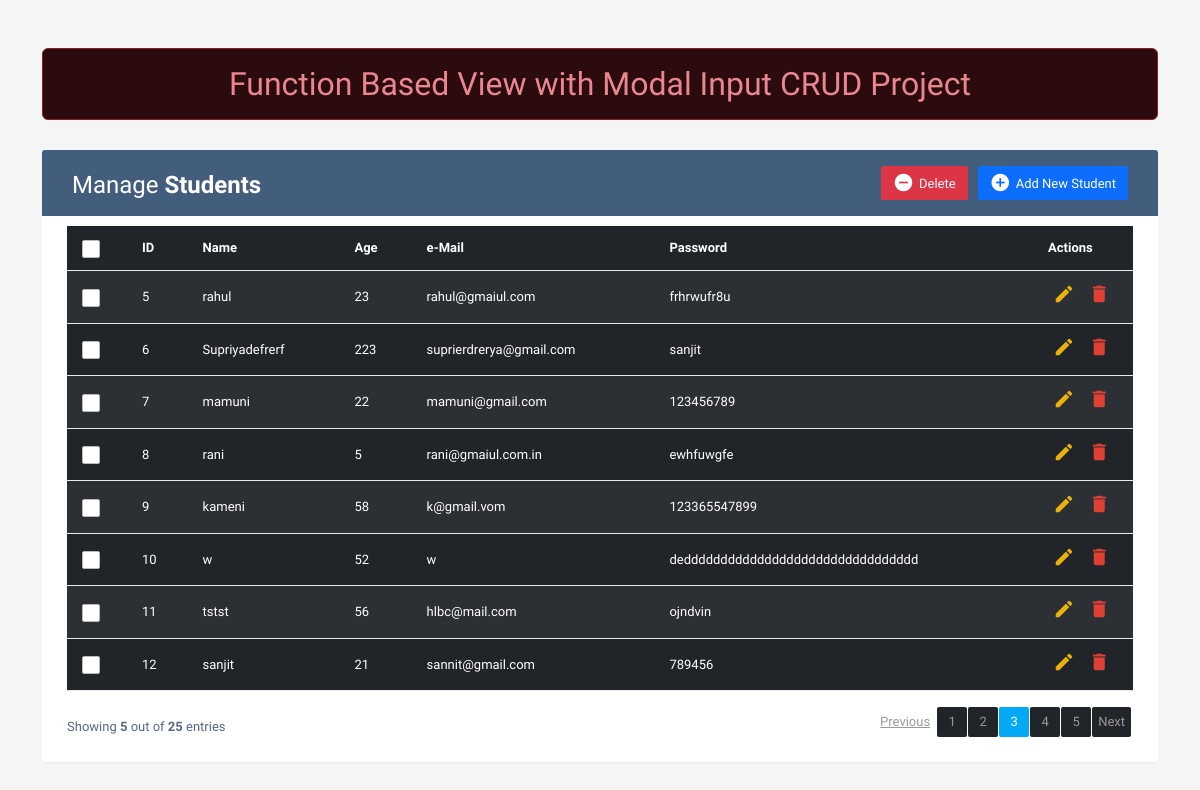
The page / on the database its author committed.
### Modal_app/models.py (models this page shows)
class Student(models.Model):
    ID = models.AutoField(primary_key=True)
    Name  = models.CharField(max_length=100)
    Age = models.IntegerField()
    E_mail = models.EmailField(max_length=100)
    password = models.CharField(max_length=100)

### Modal_app/views.py (the view)
# urls.py: 2. Add a URL to urlpatterns:  path('', views.home, name='home')
def home(request):
    stu_obj = Student.objects.all()
    return render(request,'Modal_app/registration.html' ,{'stu':stu_obj})

### Modal_app/templates/Modal_app/registration.html (shortened to what this page needs)
{% extends 'Modal_app/base.html' %}
{% block content %}
{% load static %}
<div class="table-wrapper">
    <div class="table-title">
        <div class="row">
            <div class="col-sm-6">
                <h2>Manage <b>Students</b></h2>
            </div>
            <div class="col-sm-6">
                <a href="#addStudentModal" class="btn btn-primary" data-bs-toggle="modal"><i class="material-icons">&#xE147;</i> <span>Add New Student</span></a>
                <a href="#deleteEmployeeModal" class="btn btn-danger" data-bs-toggle="modal"><i class="material-icons">&#xE15C;</i> <span>Delete</span></a>
            </div>
        </div>
    </div>
    <table class="table table-striped table-hover">
        <thead>
            <tr>
                <th>
                    <span class="custom-checkbox">
                        <label for="selectAll"></label>
                    </span>
                </th>
                <th scope="col">ID</th>
                <th scope="col">Name</th>
                <th scope="col">Age</th>
                <th scope="col">e-Mail</th>
                <th scope="col">Password</th>
                <th scope="col">Actions</th>
            </tr>
        </thead>
        <tbody>
            {% for obj_elm in stu %}
            <tr>
                <td>
                    <span class="custom-checkbox">
                        <label for="checkbox1"></label>
                    </span>
                </td>
                <td>{{obj_elm.ID}}</td>
                <td>{{obj_elm.Name}}</td>
                <td>{{obj_elm.Age}}</td>
                <td>{{obj_elm.E_mail}}</td>
                <td>{{obj_elm.password}}</td>
                <td>
                    <a href="#editStudentModal-{{forloop.counter}}" class="edit" data-bs-toggle="modal"><i class="material-icons" data-toggle="tooltip" title="Edit">&#xE254;</i></a>
                    <a href="#deleteStudentModal-{{forloop.counter}}" class="delete" data-bs-toggle="modal"><i class="material-icons" data-toggle="tooltip" title="Delete">&#xE872;</i></a>
                </td>
            </tr>
            {% endfor %}
        </tbody>
    </table>
    <div class="clearfix">
        <div class="hint-text">Showing <b>5</b> out of <b>25</b> entries</div>
        <ul class="pagination">
            <li class="page-item disabled"><a href="#">Previous</a></li>
            <li class="page-item"><a href="#" class="page-link">1</a></li>
            <li class="page-item"><a href="#" class="page-link">2</a></li>
            <li class="page-item active"><a href="#" class="page-link">3</a></li>
            <li class="page-item"><a href="#" class="page-link">4</a></li>
            <li class="page-item"><a href="#" class="page-link">5</a></li>
            <li class="page-item"><a href="#" class="page-link">Next</a></li>
        </ul>
    </div>
</div>
{% endblock content %}

### Modal_app/static/Modal_app/css/custom.css (style rules this page uses)
body { color: #566787; background: #f5f5f5; font-family: 'Varela Round', sans-serif; font-size: 13px; }
.table-wrapper { background: #fff; padding: 20px 25px; margin: 30px 0; border-radius: 3px; box-shadow: 0 1px 1px rgba(0,0,0,.05); }
.table-title { padding-bottom: 15px; background: #435d7d; color: #fff; padding: 16px 30px; margin: -20px -25px 10px; border-radius: 3px 3px 0 0; }
.table-title h2 { margin: 5px 0 0; font-size: 24px; }
.table-title .btn { color: #fff; float: right; font-size: 13px; border: none; min-width: 50px; border-radius: 2px; border: none; outline: none !important; margin-left: 10px; }
.table-title .btn i { float: left; font-size: 21px; margin-right: 5px; }
.table-title .btn span { float: left; margin-top: 2px; }
table.table tr th, table.table tr td { border-color: #e9e9e9; padding: 12px 15px; vertical-align: middle; }
table.table tr th:first-child { width: 60px; }
table.table tr th:last-child { width: 100px; }
table.table-striped tbody tr:nth-of-type(odd) { background-color: #fcfcfc; }
table.table td:last-child i { opacity: 0.9; font-size: 22px; margin: 0 5px; }
table.table td a { font-weight: bold; color: #566787; display: inline-block; text-decoration: none; outline: none !important; }
table.table td a.edit { color: #FFC107; }
table.table td a.delete { color: #F44336; }
table.table td i { font-size: 19px; }
.pagination { float: right; margin: 0 0 5px; }
.pagination li a { border: none; font-size: 13px; min-width: 30px; min-height: 30px; color: #999; margin: 0 2px; line-height: 30px; border-radius: 2px !important; text-align: center; padding: 0 6px; }
.pagination li.active a, .pagination li.active a.page-link { background: #03A9F4; }
.hint-text { float: left; margin-top: 10px; font-size: 13px; }
.custom-checkbox { position: relative; }
.custom-checkbox label:before { width: 18px; height: 18px; }
.custom-checkbox label:before { content: ''; margin-right: 10px; display: inline-block; vertical-align: text-top; background: white; border: 1px solid #bbb; border-radius: 2px; box-sizing: border-box; z-index: 2; }

### rows shown on the page
Student: ID "5", Name "rahul", Age "23", E_mail "rahul@gmaiul.com", password "frhrwufr8u"
Student: ID "6", Name "Supriyadefrerf", Age "223", E_mail "suprierdrerya@gmail.com", password "sanjit"
Student: ID "7", Name "mamuni", Age "22", E_mail "mamuni@gmail.com", password "123456789"
Student: ID "8", Name "rani", Age "5", E_mail "rani@gmaiul.com.in", password "ewhfuwgfe"
Student: ID "9", Name "kameni", Age "58", E_mail "k@gmail.vom", password "123365547899"
Student: ID "10", Name "w", Age "52", E_mail "w", password "dedddddddddddddddddddddddddddddddd"
Student: ID "11", Name "tstst", Age "56", E_mail "hlbc@mail.com", password "ojndvin"
Student: ID "12", Name "sanjit", Age "21", E_mail "sannit@gmail.com", password "789456"
